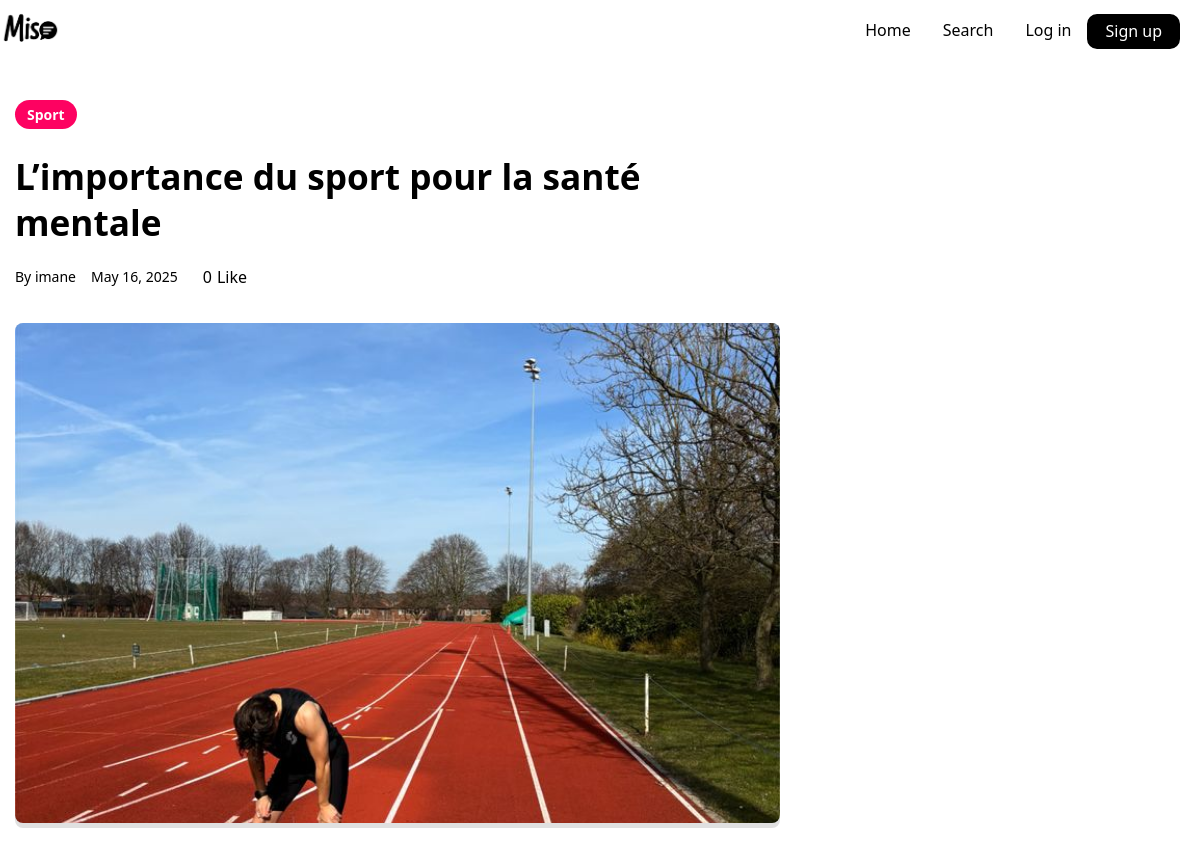
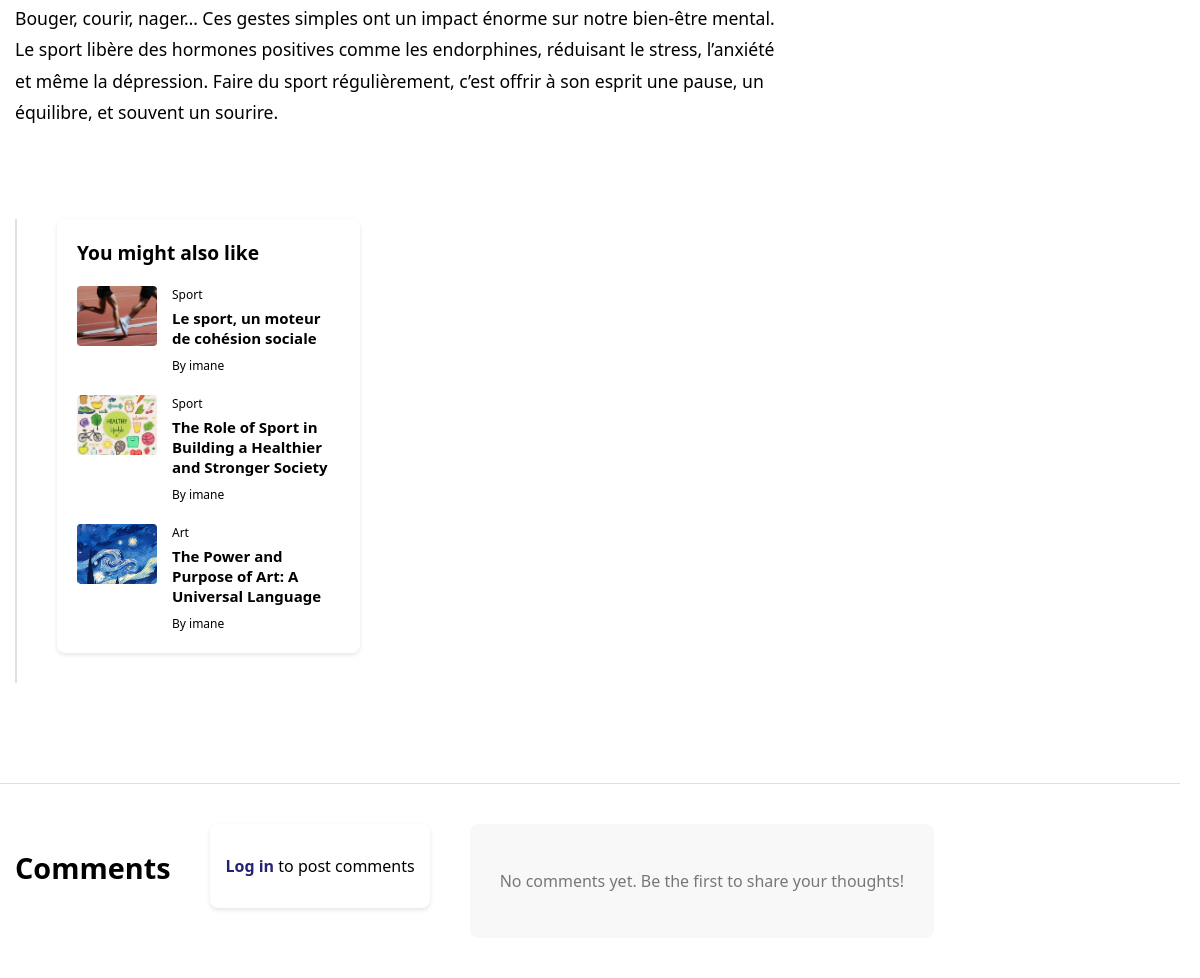
Screenshot of /article_be/15 with the database file from the repository (2 pictures, top to bottom).
### app.py (models this page shows)
class Article(db.Model):
    id = db.Column(db.Integer, primary_key=True)
    title = db.Column(db.String(200), nullable=False)
    content = db.Column(db.Text, nullable=False)
    excerpt = db.Column(db.String(300))
    category = db.Column(db.String(50), nullable=False)
    date = db.Column(db.String(50), default=lambda: datetime.now(timezone.utc).strftime('%B %d, %Y'))
    image_url = db.Column(db.String(200), default='default_article.jpg')
    author_id = db.Column(db.Integer, db.ForeignKey('user.id'), nullable=False)

class User(db.Model):
    id = db.Column(db.Integer, primary_key=True)
    username = db.Column(db.String(80), unique=True, nullable=False)
    email = db.Column(db.String(120), unique=True, nullable=False)
    password = db.Column(db.String(200), nullable=False)
    profile_pic = db.Column(db.String(200), default='default.jpg')
    articles = db.relationship('Article', backref='author', lazy=True)
    liked_articles = db.relationship(
        'Like',
        backref='user',
        lazy=True,
        foreign_keys='Like.user_id'
    )

### app.py (the view)
@app.route('/article_be/<int:id>')
def article_be(id):
    article = Article.query.get_or_404(id)
    suggested_articles = get_suggested_articles(article)
    return render_template('article_be.html',
                         article=article,
                         suggested_articles=suggested_articles)

### app.py (called while the page is built)
def get_suggested_articles(article, limit=3):
    same_category = Article.query.filter(
        Article.category == article.category,
        Article.id != article.id
    ).order_by(db.func.random()).limit(2).all()
    random_article = Article.query.filter(
        Article.id != article.id,
        ~Article.id.in_([a.id for a in same_category])
    ).order_by(db.func.random()).first()
    return same_category + ([random_article] if random_article else [])

### templates/article_be.html (shortened to what this page needs)
<!DOCTYPE html>
<html lang="en">
<head>
    <link rel="stylesheet" href="{{ url_for('static', filename='css/article.css') }}">
</head>
<body>
    <nav class="navbar">
        <a href="{{ url_for('home') }}" class="mi">
            <img src="{{ url_for('static', filename='images/logo.png') }}" alt="Miso Logo" class="logo-img">
        </a>
        <div class="navbar-links">
            <ul>
                <li><a href="{{ url_for('home') }}">Home</a></li>
                <li><a href="{{ url_for('search_be') }}">Search</a></li>
                <li><a href="{{ url_for('login') }}">Log in</a></li>
                <li><a href="{{ url_for('signup') }}" class="sign">Sign up</a></li>
            </ul>
        </div>
    </nav>
    <main class="article-page">
        <div class="container">
            <article class="article-content">
                <header class="article-header">
                    <span class="category-badge" style="--category-color:
                        {% if article.category == 'art' %}#FF9FEE
                        {% elif article.category == 'culture' %}#B3B0FF
                        {% elif article.category == 'sport' %}#FD0261
                        {% elif article.category == 'economy' %}#aae354
                        {% elif article.category == 'technology' %}#A4A1AA
                        {% elif article.category == 'health' %}#524F56
                        {% elif article.category == 'entrepreneurship' %}#252275
                        {% else %}#91558e{% endif %}">
                        {{ article.category|capitalize }}
                    </span>
                    <h1>{{ article.title }}</h1>
                    <div class="meta">
                        <span>By {{ article.author.username }}</span>
                        <span>{{ article.date }}</span>
                        <button class="like-btn" onclick="toggleLike({{ article.id }})">
                            <span class="like-count">{{ article.likes|length }}</span>
                            <span class="like-text">{% if liked %}Liked{% else %}Like{% endif %}</span>
                        </button>
                    </div>
                </header>
                <div class="article-image">
                    {% if article.image_url and article.image_url != 'default_article.jpg' %}
                    <img src="{{ url_for('static', filename='uploads/' + article.image_url) }}" alt="{{ article.title }}">
                    {% else %}
                    <div class="image-placeholder">
                        <span>No image available</span>
                    </div>
                    {% endif %}
                </div>
                <div class="article-body">
                    {{ article.content | safe }}
                </div>
            </article>
            <aside class="article-sidebar">
                <div class="sidebar-card">
                    <h3>You might also like</h3>
                    <div class="suggested-articles">
                        {% for suggested in suggested_articles %}
                        <a href="{{ url_for('article_be', id=suggested.id) }}" class="suggested-article">
                            {% if suggested.image_url and suggested.image_url != 'default_article.jpg' %}
                            <img src="{{ url_for('static', filename='uploads/' + suggested.image_url) }}" alt="{{ suggested.title }}">
                            {% else %}
                            <div class="image-placeholder small"></div>
                            {% endif %}
                            <div class="article-info">
                                <span class="category">{{ suggested.category|capitalize }}</span>
                                <h4>{{ suggested.title|truncate(60) }}</h4>
                                <span class="author">By {{ suggested.author.username }}</span>
                            </div>
                        </a>
                        {% endfor %}
                    </div>
                </div>
            </aside>
        </div>
    </main>
    <section class="comments-section">
        <div class="container">
            <h2>Comments</h2>
            <div class="login-prompt">
                <p><a href="{{ url_for('login') }}">Log in</a> to post comments</p>
            </div>
            <div class="comments-list">
                {% if article.comments %}
                    {% for comment in article.comments %}
                    <div class="comment">
                        <div class="comment-header">
                            <span class="author">{{ comment.author.username }}</span>
                            <span class="date">{{ comment.timestamp.strftime('%b %d, %Y') }}</span>
                        </div>
                        <div class="comment-body">
                            {{ comment.text }}
                        </div>
                    </div>
                    {% endfor %}
                {% else %}
                    <div class="no-comments">
                        <p>No comments yet. Be the first to share your thoughts!</p>
                    </div>
                {% endif %}
                </div>
            </div>
    </section>
</body>
</html>

### rows the page displays
Article: category "Sport", title "L’importance du sport pour la santé mentale", date "May 16, 2025", image_url (picture), content "Bouger, courir, nager… Ces gestes simples ont un impact énorme sur notre bien-être mental. Le sport libère des hormones positives comme les endorphines, réduisant le stress, l’anxiété et même la dépression. Faire du sport régulièrement, c’est offrir à son esprit une pause, un équilibre, et souvent un sourire."
User: author.username "imane"
Article: image_url (picture), category "Sport", title "Le sport, un moteur de cohésion sociale", author.username "imane"
Article: image_url (picture), category "Sport", title "The Role of Sport in Building a Healthier and Stronger Society", author.username "imane"
Article: image_url (picture), category "Art", title "The Power and Purpose of Art: A Universal Language", author.username "imane"

### other values shown
{{ article.likes|length }} "0"
